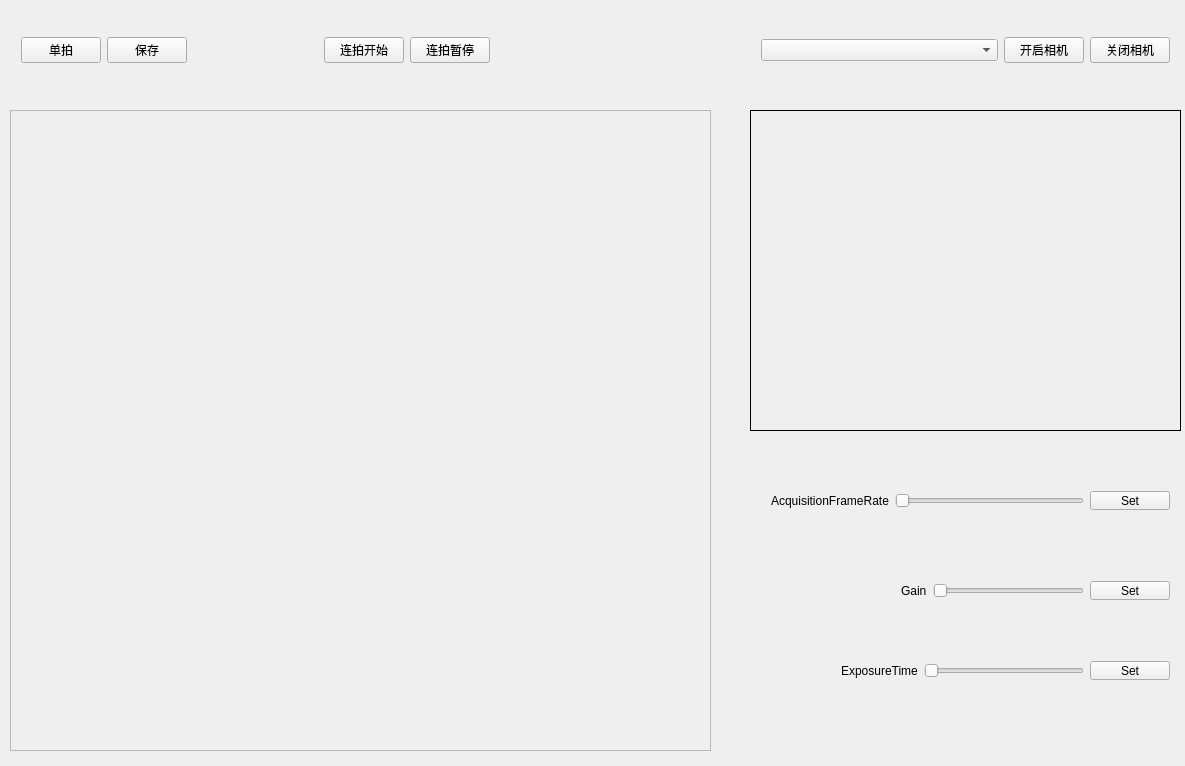
<?xml version="1.0" encoding="UTF-8"?>
<ui version="4.0">
 <class>CameraWindow</class>
 <widget class="QWidget" name="CameraWindow">
  <property name="geometry">
   <rect>
    <x>0</x>
    <y>0</y>
    <width>1185</width>
    <height>766</height>
   </rect>
  </property>
  <property name="sizePolicy">
   <sizepolicy hsizetype="Fixed" vsizetype="Fixed">
    <horstretch>0</horstretch>
    <verstretch>0</verstretch>
   </sizepolicy>
  </property>
  <property name="windowTitle">
   <string>CameraWindow</string>
  </property>
  <widget class="QWidget" name="horizontalLayoutWidget">
   <property name="geometry">
    <rect>
     <x>750</x>
     <y>10</y>
     <width>431</width>
     <height>80</height>
    </rect>
   </property>
   <layout class="QHBoxLayout" name="horizontalLayout">
    <item>
     <widget class="QComboBox" name="devicelist"/>
    </item>
    <item>
     <widget class="QPushButton" name="open">
      <property name="sizePolicy">
       <sizepolicy hsizetype="Fixed" vsizetype="Fixed">
        <horstretch>0</horstretch>
        <verstretch>0</verstretch>
       </sizepolicy>
      </property>
      <property name="text">
       <string>开启相机</string>
      </property>
     </widget>
    </item>
    <item>
     <widget class="QPushButton" name="close">
      <property name="sizePolicy">
       <sizepolicy hsizetype="Fixed" vsizetype="Fixed">
        <horstretch>0</horstretch>
        <verstretch>0</verstretch>
       </sizepolicy>
      </property>
      <property name="text">
       <string>关闭相机</string>
      </property>
     </widget>
    </item>
   </layout>
  </widget>
  <widget class="QLabel" name="info">
   <property name="geometry">
    <rect>
     <x>750</x>
     <y>110</y>
     <width>431</width>
     <height>321</height>
    </rect>
   </property>
   <property name="frameShape">
    <enum>QFrame::Box</enum>
   </property>
   <property name="text">
    <string/>
   </property>
  </widget>
  <widget class="QWidget" name="horizontalLayoutWidget_2">
   <property name="geometry">
    <rect>
     <x>760</x>
     <y>480</y>
     <width>421</width>
     <height>41</height>
    </rect>
   </property>
   <layout class="QHBoxLayout" name="horizontalLayout_2">
    <item>
     <widget class="QLabel" name="p1">
      <property name="sizePolicy">
       <sizepolicy hsizetype="Fixed" vsizetype="Preferred">
        <horstretch>0</horstretch>
        <verstretch>0</verstretch>
       </sizepolicy>
      </property>
      <property name="text">
       <string>AcquisitionFrameRate</string>
      </property>
     </widget>
    </item>
    <item>
     <widget class="QSlider" name="p1val">
      <property name="sizePolicy">
       <sizepolicy hsizetype="Minimum" vsizetype="Fixed">
        <horstretch>0</horstretch>
        <verstretch>0</verstretch>
       </sizepolicy>
      </property>
      <property name="orientation">
       <enum>Qt::Horizontal</enum>
      </property>
     </widget>
    </item>
    <item>
     <widget class="QPushButton" name="p1set">
      <property name="sizePolicy">
       <sizepolicy hsizetype="Fixed" vsizetype="Fixed">
        <horstretch>0</horstretch>
        <verstretch>0</verstretch>
       </sizepolicy>
      </property>
      <property name="text">
       <string>Set</string>
      </property>
     </widget>
    </item>
   </layout>
  </widget>
  <widget class="QWidget" name="horizontalLayoutWidget_3">
   <property name="geometry">
    <rect>
     <x>890</x>
     <y>570</y>
     <width>291</width>
     <height>41</height>
    </rect>
   </property>
   <layout class="QHBoxLayout" name="horizontalLayout_3">
    <item>
     <widget class="QLabel" name="p2">
      <property name="sizePolicy">
       <sizepolicy hsizetype="Fixed" vsizetype="Preferred">
        <horstretch>0</horstretch>
        <verstretch>0</verstretch>
       </sizepolicy>
      </property>
      <property name="text">
       <string>Gain</string>
      </property>
     </widget>
    </item>
    <item>
     <widget class="QSlider" name="p2val">
      <property name="sizePolicy">
       <sizepolicy hsizetype="Minimum" vsizetype="Fixed">
        <horstretch>0</horstretch>
        <verstretch>0</verstretch>
       </sizepolicy>
      </property>
      <property name="orientation">
       <enum>Qt::Horizontal</enum>
      </property>
     </widget>
    </item>
    <item>
     <widget class="QPushButton" name="p2set">
      <property name="sizePolicy">
       <sizepolicy hsizetype="Fixed" vsizetype="Fixed">
        <horstretch>0</horstretch>
        <verstretch>0</verstretch>
       </sizepolicy>
      </property>
      <property name="text">
       <string>Set</string>
      </property>
     </widget>
    </item>
   </layout>
  </widget>
  <widget class="QWidget" name="horizontalLayoutWidget_4">
   <property name="geometry">
    <rect>
     <x>830</x>
     <y>650</y>
     <width>351</width>
     <height>41</height>
    </rect>
   </property>
   <layout class="QHBoxLayout" name="horizontalLayout_4">
    <item>
     <widget class="QLabel" name="p3">
      <property name="sizePolicy">
       <sizepolicy hsizetype="Fixed" vsizetype="Preferred">
        <horstretch>0</horstretch>
        <verstretch>0</verstretch>
       </sizepolicy>
      </property>
      <property name="text">
       <string>ExposureTime</string>
      </property>
     </widget>
    </item>
    <item>
     <widget class="QSlider" name="p3val">
      <property name="sizePolicy">
       <sizepolicy hsizetype="Minimum" vsizetype="Fixed">
        <horstretch>0</horstretch>
        <verstretch>0</verstretch>
       </sizepolicy>
      </property>
      <property name="orientation">
       <enum>Qt::Horizontal</enum>
      </property>
     </widget>
    </item>
    <item>
     <widget class="QPushButton" name="p3set">
      <property name="sizePolicy">
       <sizepolicy hsizetype="Fixed" vsizetype="Fixed">
        <horstretch>0</horstretch>
        <verstretch>0</verstretch>
       </sizepolicy>
      </property>
      <property name="text">
       <string>Set</string>
      </property>
     </widget>
    </item>
   </layout>
  </widget>
  <widget class="QWidget" name="horizontalLayoutWidget_5">
   <property name="geometry">
    <rect>
     <x>10</x>
     <y>10</y>
     <width>491</width>
     <height>80</height>
    </rect>
   </property>
   <layout class="QHBoxLayout" name="horizontalLayout_5">
    <item>
     <widget class="QPushButton" name="singleshot">
      <property name="text">
       <string>单拍</string>
      </property>
     </widget>
    </item>
    <item>
     <widget class="QPushButton" name="save">
      <property name="text">
       <string>保存</string>
      </property>
     </widget>
    </item>
    <item>
     <spacer name="horizontalSpacer">
      <property name="orientation">
       <enum>Qt::Horizontal</enum>
      </property>
      <property name="sizeHint" stdset="0">
       <size>
        <width>40</width>
        <height>20</height>
       </size>
      </property>
     </spacer>
    </item>
    <item>
     <widget class="QPushButton" name="continstart">
      <property name="text">
       <string>连拍开始</string>
      </property>
     </widget>
    </item>
    <item>
     <widget class="QPushButton" name="continend">
      <property name="text">
       <string>连拍暂停</string>
      </property>
     </widget>
    </item>
   </layout>
  </widget>
  <widget class="QLabel" name="p11">
   <property name="geometry">
    <rect>
     <x>760</x>
     <y>450</y>
     <width>321</width>
     <height>31</height>
    </rect>
   </property>
   <property name="frameShape">
    <enum>QFrame::NoFrame</enum>
   </property>
   <property name="text">
    <string/>
   </property>
  </widget>
  <widget class="QLabel" name="p22">
   <property name="geometry">
    <rect>
     <x>890</x>
     <y>540</y>
     <width>261</width>
     <height>31</height>
    </rect>
   </property>
   <property name="frameShape">
    <enum>QFrame::NoFrame</enum>
   </property>
   <property name="text">
    <string/>
   </property>
  </widget>
  <widget class="QLabel" name="p33">
   <property name="geometry">
    <rect>
     <x>830</x>
     <y>620</y>
     <width>341</width>
     <height>31</height>
    </rect>
   </property>
   <property name="frameShape">
    <enum>QFrame::NoFrame</enum>
   </property>
   <property name="text">
    <string/>
   </property>
  </widget>
  <widget class="QScrollArea" name="pictureArea">
   <property name="geometry">
    <rect>
     <x>10</x>
     <y>110</y>
     <width>701</width>
     <height>641</height>
    </rect>
   </property>
   <property name="widgetResizable">
    <bool>true</bool>
   </property>
   <widget class="QWidget" name="scrollAreaWidgetContents">
    <property name="geometry">
     <rect>
      <x>0</x>
      <y>0</y>
      <width>699</width>
      <height>639</height>
     </rect>
    </property>
   </widget>
  </widget>
 </widget>
 <layoutdefault spacing="6" margin="11"/>
 <resources/>
 <connections/>
</ui>
